Frame 1 (no input): blank canvas, image omitted
Frame 60 (no input): blank canvas, image omitted
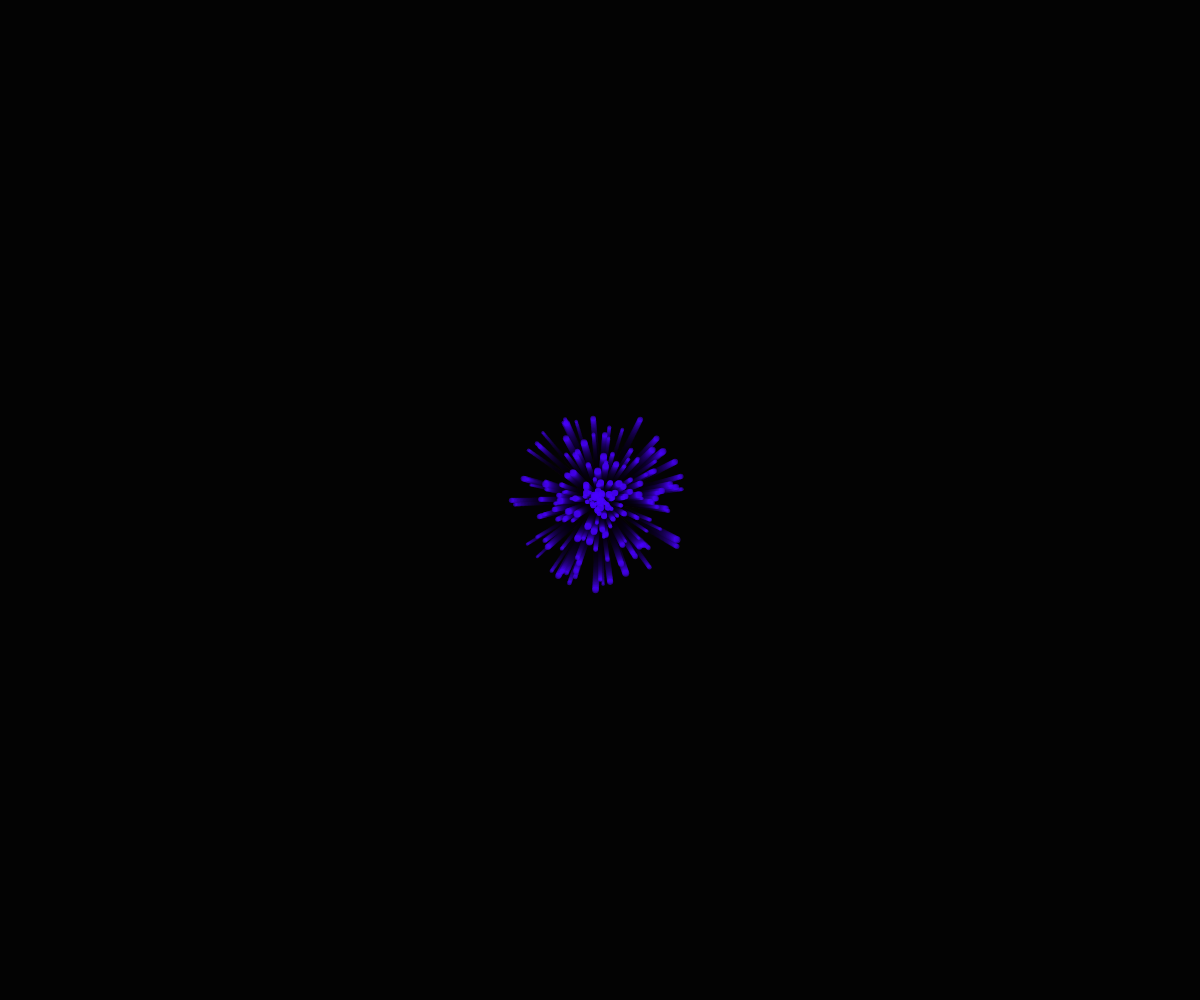
Frame 120 (the mouse pressed at the canvas centre since frame 60)

The p5.js sketch whose frames 1 and 60 were blank and that drew this single picture after the mouse press (run headless with seeded random() and noise() and a simulated clock; from frame 60 on, the mouse is pressed at the canvas centre):

// p5.js sketch
// ── sketch.js
// Project Title
// Your Name
// Date
//
// Extra for Experts:
// - describe what you did to take this project "above and beyond"

let particles = [];
let fireworkSize = 200;

function setup() {
  createCanvas(windowWidth, windowHeight);
}

function draw() {
  background(0, 30);
  // noFill();
  // stroke(255);
  // rect(width/4, height/4, width/2, height/2);

  for (let i = particles.length-1; i >= 0; i--) {
    particles[i].update();
    
    if (particles[i].alpha <= 0) {
      particles.splice(i, 1);
    }
  }
}

class Particle {
  constructor(x, y, col) {
    this.pos = createVector(x, y);
    this.size = random(3, 7);
    this.speed = random(1.5);
    this.alpha = 255;
    this.fade = 2;

    this.vel = p5.Vector.random2D();
    this.vel.mult(this.speed);

    this.col = col;
    // this.c = color(col, 100, 100);
  }

  move() {
    this.pos.add(this.vel);
  }

  display() {
    noStroke();
    colorMode(HSB);
    fill(this.col, 100, 100, this.alpha/255);
    colorMode(RGB);
    circle(this.pos.x, this.pos.y, this.size);
  }

  update() {
    this.move();
    this.display();
    this.alpha -= this.fade;
  }
}

function mousePressed() {
  let r = random(360);
  for (let i = 0; i < fireworkSize; i++) {
    particles.push(new Particle(mouseX, mouseY, r));
  }
}

function keyPressed() {
  let r = random(360);
  let rx = random(width/4, width/4*3);
  let ry = random(height/4, height/4*3);
  for (let i = 0; i < fireworkSize; i++) {
    particles.push(new Particle(rx, ry, r));
  }
}
